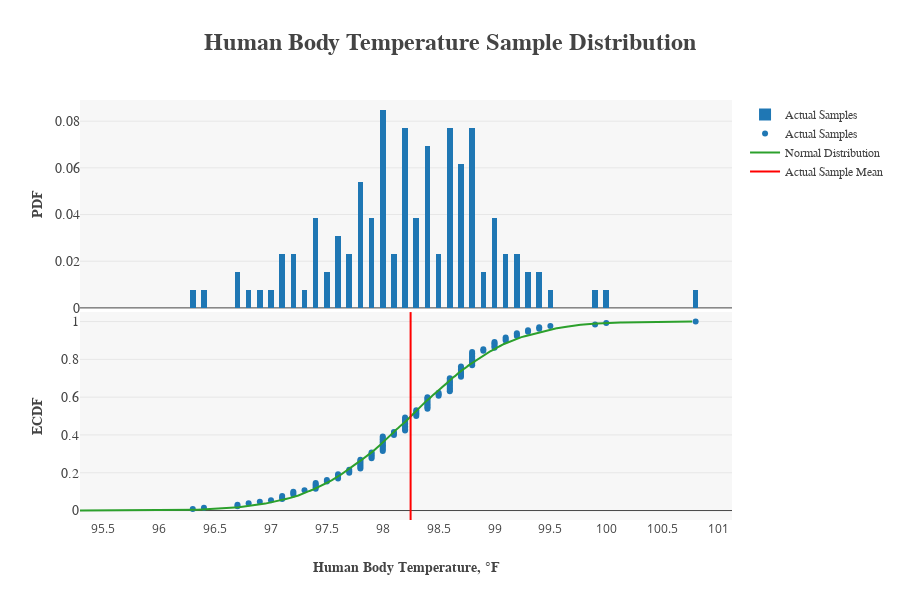

The code cell stored with this chart in its notebook:
### Code cell
x_temp, y_temp = ecdf(df.temperature)

sample_mean = np.mean(df.temperature)
sample_stdv = np.std(df.temperature)
samps_nrm = np.random.normal(sample_mean, sample_stdv, 10000)
x_nrml, y_nrml = ecdf(samps_nrm)
x_mean, y_mean = x_mean, y_mean = [[sample_mean, sample_mean], [-0.05, 1.05]]


trace0 = go.Histogram(name="Actual Samples", x=x_temp, histnorm="probability", nbinsx=100)
trace1 = go.Scatter(name="Actual Samples", x=x_temp, y=y_temp, mode="markers", marker=dict(color="rgba(31,119,180,1)"))
trace2 = go.Scatter(name="Normal Distribution", x=x_nrml, y=y_nrml, mode="line")
trace3 = go.Scatter(x=x_mean, y=y_mean, mode="lines", line=dict(color="red"), name="Actual Sample Mean")

fig = py.tools.make_subplots(rows=2, cols=1, shared_xaxes=True, vertical_spacing=0.01)
fig.append_trace(trace0, 1, 1)
fig.append_trace(trace1, 2, 1)
fig.append_trace(trace2, 2, 1)
fig.append_trace(trace3, 2, 1)

fig["layout"].update(
    plot_bgcolor="rgb(247,247,247)",
    legend=dict(font=dict(family="serif", size=12)),
    height=600,
    title="<b>Human Body Temperature Sample Distribution</b>",
    titlefont=dict(family="serif", size=24),
    yaxis1=dict(title="<b>PDF</b>", titlefont=dict(family="serif", size=14),
               tickfont=dict(family="serif", size=14)), 
    yaxis2=dict(title="<b>ECDF</b>", titlefont=dict(family="serif", size=14), dtick=0.2,
               tickfont=dict(family="serif", size=14), range=[-0.05, 1.05]),
    xaxis1=dict(title="<b>Human Body Temperature, {0}F</b>".format(u'\xb0'), dtick=0.5,
               titlefont=dict(family="serif", size=14)))

py.offline.iplot(fig)

### Figure 1 — Plotly figure (JSON) as saved in the notebook; plotly's stock layout.template omitted (floating-point values rounded to 4 significant figures; data arrays with more than 128 entries replaced by an {"elided": "..."} marker saying what was removed)
{"data": [{"histnorm": "probability", "name": "Actual Samples", "nbinsx": 100, "type": "histogram", "x": {"elided": "130 float values"}, "xaxis": "x1", "yaxis": "y1"}, {"marker": {"color": "rgba(31,119,180,1)"}, "mode": "markers", "name": "Actual Samples", "type": "scatter", "x": {"elided": "130 float values"}, "xaxis": "x1", "y": {"elided": "130 float values"}, "yaxis": "y2"}, {"mode": "line", "name": "Normal Distribution", "type": "scatter", "x": {"elided": "10000 float values"}, "xaxis": "x1", "y": {"elided": "10000 float values"}, "yaxis": "y2"}, {"line": {"color": "red"}, "mode": "lines", "name": "Actual Sample Mean", "type": "scatter", "x": [98.25, 98.25], "xaxis": "x1", "y": [-0.05, 1.05], "yaxis": "y2"}], "layout": {"height": 600, "legend": {"font": {"family": "serif", "size": 12}}, "plot_bgcolor": "rgb(247,247,247)", "title": "<b>Human Body Temperature Sample Distribution</b>", "titlefont": {"family": "serif", "size": 24}, "xaxis1": {"anchor": "y2", "domain": [0, 1], "dtick": 0.5, "title": "<b>Human Body Temperature, °F</b>", "titlefont": {"family": "serif", "size": 14}}, "yaxis1": {"anchor": "free", "domain": [0.505, 1], "position": 0, "tickfont": {"family": "serif", "size": 14}, "title": "<b>PDF</b>", "titlefont": {"family": "serif", "size": 14}}, "yaxis2": {"anchor": "x1", "domain": [0, 0.495], "dtick": 0.2, "range": [-0.05, 1.05], "tickfont": {"family": "serif", "size": 14}, "title": "<b>ECDF</b>", "titlefont": {"family": "serif", "size": 14}}}}
